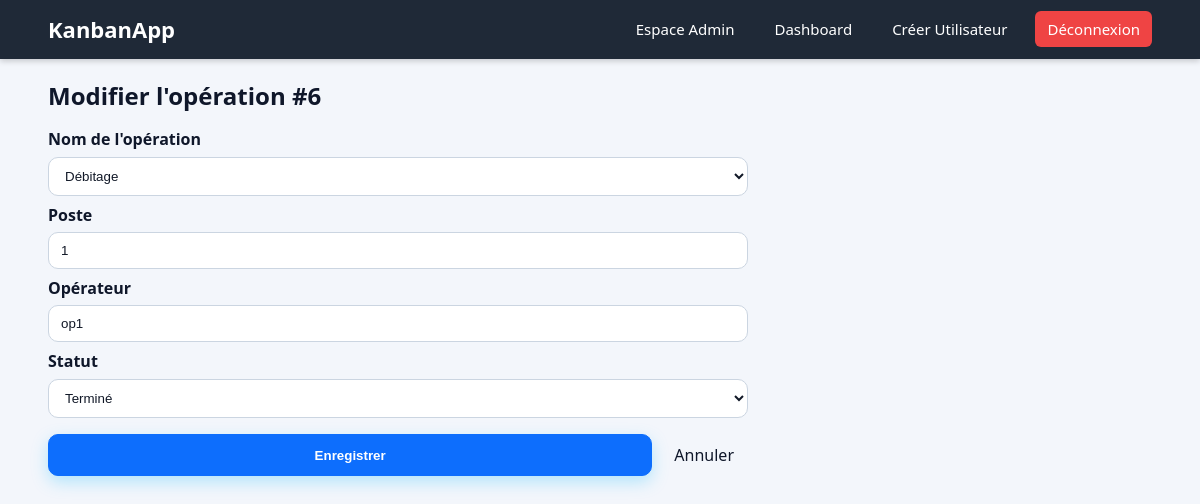
/edit_operation/6 (signed in), run on the app's committed database.
### app.py (models this page shows)
class Operation(db.Model):
    id = db.Column(db.Integer, primary_key=True)
    nom_operation = db.Column(db.String(120))
    poste = db.Column(db.String(120))
    operateur = db.Column(db.String(120))
    statut = db.Column(db.String(20))
    debut = db.Column(db.DateTime)
    fin = db.Column(db.DateTime)

### routes.py (the view, shortened to what this page needs)
@app.route('/edit_operation/<int:op_id>', methods=['GET', 'POST'])
@login_required
def edit_operation(op_id):
    if current_user.role != 'admin':
        flash("Accès refusé", "danger")
        return redirect(url_for('logout'))
    op = Operation.query.get_or_404(op_id)
    return render_template('edit_operation.html', op=op)

### app.py (called while the page is built)
@login_manager.user_loader
def load_user(user_id):
    return User.query.get(int(user_id))

### templates/edit_operation.html (shortened to what this page needs)
{% extends "base.html" %}
{% block content %}
<h2 class="mb-3">Modifier l'opération #{{ op.id }}</h2>
<form method="POST" class="form-container" style="max-width:700px">
  <label>Nom de l'opération</label>
  <select name="nom_operation" class="form-control" required>
    {% set ops = ['Débitage','Assemblage','Soudage','Travaux de finition'] %}
    {% for o in ops %}
      <option value="{{ o }}" {% if op.nom_operation == o %}selected{% endif %}>{{ o }}</option>
    {% endfor %}
  </select>
  <label class="mt-2">Poste</label>
  <input type="text" name="poste" class="form-control" value="{{ op.poste }}" required>
  <label class="mt-2">Opérateur</label>
  <input type="text" name="operateur" class="form-control" value="{{ op.operateur }}" required>
  <label class="mt-2">Statut</label>
  <select name="statut" class="form-control" required>
    {% for s in ['À faire','En cours','Contrôle','Terminé'] %}
      <option value="{{ s }}" {% if op.statut == s %}selected{% endif %}>{{ s }}</option>
    {% endfor %}
  </select>
  <div class="d-flex gap-2 mt-3">
    <button class="btn btn-primary">Enregistrer</button>
    <a href="{{ url_for('admin_page') }}" class="btn btn-secondary">Annuler</a>
  </div>
</form>
{% endblock %}

### static/css/style.css (style rules this page uses)
* { box-sizing: border-box; }
html, body { height: 100%; }
body { margin: 0; font-family: system-ui, -apple-system, "Segoe UI", Roboto, Ubuntu, "Helvetica Neue", Arial, "Noto Sans", "Apple Color Emoji", "Segoe UI Emoji", "Segoe UI Symbol", sans-serif; color: #0f172a; background: #f3f6fb; line-height: 1.4; }
a { color: inherit; text-decoration: none; }
label { display:block; margin: 10px 0 6px; font-weight: 600; color: #eef2ff; }
select, input[type="text"], input[type="password"] { width: 100%; padding: 10px 12px; border-radius: 10px; border: 1px solid rgba(255,255,255,.35); background: rgba(255,255,255,.12); color: #fff; outline: none; transition: border-color .2s, background .2s; }
select::placeholder, input::placeholder { color: rgba(255,255,255,.8); }
button, .btn { display: inline-block; padding: 10px 14px; border-radius: 10px; border: 0; cursor: pointer; transition: transform .05s ease, box-shadow .15s ease, opacity .2s ease; }
button[type="submit"], .btn-primary { width: 100%; background: linear-gradient(90deg, #4f8cff, #3bc7ff); color: #0b1220; font-weight: 700; box-shadow: 0 6px 16px rgba(59,199,255,.35); }
.btn-primary { background: #0d6efd; color: #fff; }
.mt-2 { margin-top: .5rem; }
.mt-3 { margin-top: 1rem; }
.mb-3 { margin-bottom: 1rem; }
.d-flex { display: flex; }
.gap-2 { gap: .5rem; }
.card label, .container label { color: #0f172a; font-weight: 600; }
.card .form-control, .container .form-control, .card select, .container select, .card input[type="text"], .container input[type="text"], .card input[type="password"], .container input[type="password"], .card input[type="date"], .container input[type="date"] { background: #ffffff; color: #111827; border: 1px solid #cbd5e1; border-radius: 10px; padding: 10px 12px; outline: none; transition: border-color .15s ease, box-shadow .15s ease; }
.card .form-control::placeholder, .container .form-control::placeholder { color: #64748b; }
.card select option, .container select option { color: #0f172a; background: #ffffff; }
.card .btn, .container .btn { border-radius: 10px; }
.card .btn-primary, .container .btn-primary { background: #0d6efd; color: #ffffff; border: 1px solid #0d6efd; }

### data on the page
Operation: id "6", poste "1", operateur "op1", statut "Terminé"

### other printed values
form field nom_operation "Débitage"
